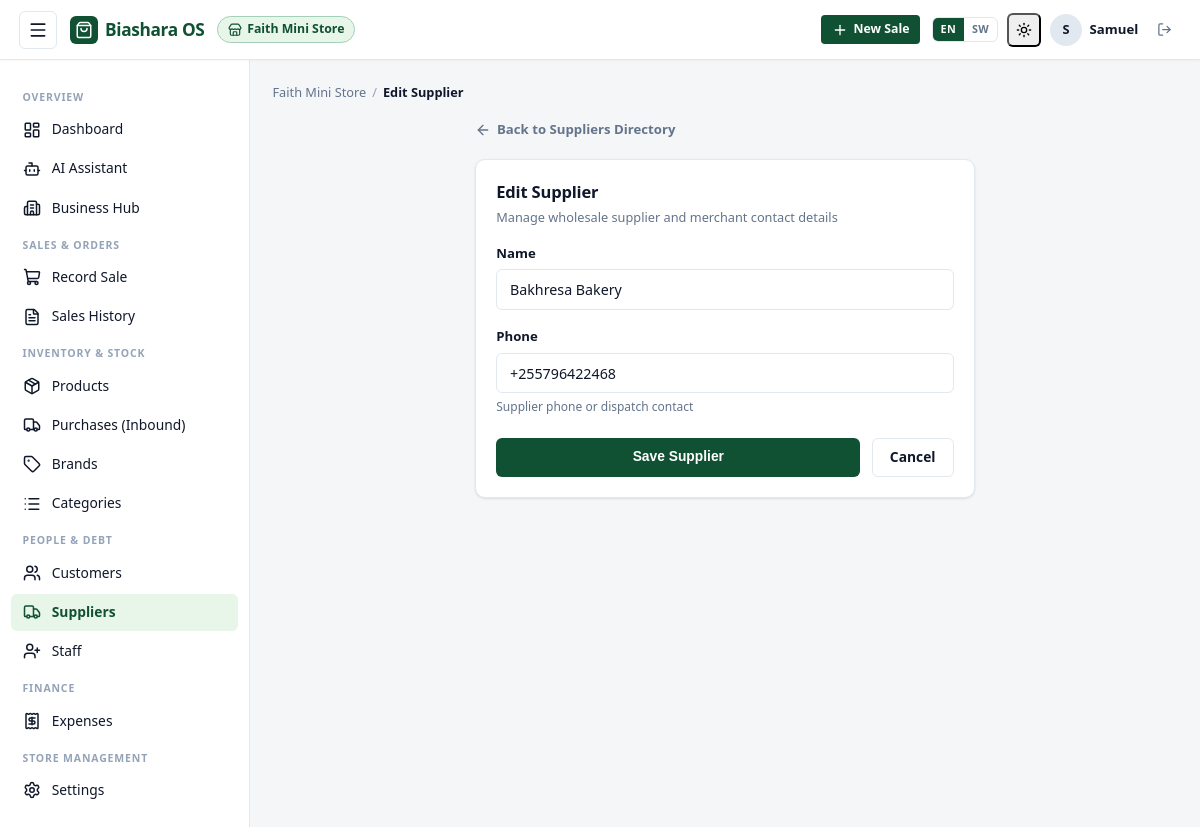
Screenshot of /2/suppliers/1/edit/ (signed in) with the database file from the repository.
### BusinessOs/models.py (models this page shows, shortened)
class Business(models.Model):
    owner = models.ForeignKey(
        settings.AUTH_USER_MODEL,
        on_delete=models.CASCADE,
        related_name="businesses",
    )
    name = models.CharField(max_length=150)
    location = models.CharField(max_length=200, blank=True)
    phone = models.CharField(max_length=20, blank=True)
    created_at = models.DateTimeField(auto_now_add=True)
    class Meta:
        ordering = ["-created_at"]
    def can_record_sales(self, user):
        if user == self.owner:
            return True
        return self.staff.filter(user=user).exists()

class Supplier(models.Model):
    business = models.ForeignKey(Business, on_delete=models.CASCADE, related_name="suppliers")
    name = models.CharField(max_length=150)
    phone = models.CharField(max_length=20, blank=True, null=True)
    created_at = models.DateTimeField(auto_now_add=True)
    class Meta:
        unique_together = ("business", "phone")
        ordering = ["name"]

### BusinessOs/views.py (the view, shortened to what this page needs)
# urls.py: path("<int:business_id>/suppliers/<int:pk>/edit/", views.SupplierUpdateView.as_view(), name="supplier_update"),
class SupplierUpdateView(BusinessAccessMixin, UpdateView):
    model = Supplier
    form_class = SupplierForm
    template_name = "sales/supplier_form.html"
    def get_form_kwargs(self):
        kwargs = super().get_form_kwargs()
        kwargs["business"] = self.business
        return kwargs
    def get_queryset(self):
        return self.business.suppliers.all()

### BusinessOs/forms.py
class SupplierForm(_PersonForm):
    class Meta:
        model = Supplier
        fields = ["name", "phone"]
        widgets = {
            "name": forms.TextInput(attrs=TEXT_ATTRS),
            "phone": forms.TextInput(attrs={**TEXT_ATTRS, "placeholder": "e.g. 0712345678"}),
        }

### BusinessOs/context_processors.py (called while the page is built)
def biashara_i18n(request):
    lang = request.session.get("biashara_lang") or request.session.get("_language")
    if not lang:
        lang = request.COOKIES.get("biashara_lang") or request.COOKIES.get("django_language")
    if not lang:
        lang = translation.get_language() or "en"
    if lang.startswith("sw"):
        lang = "sw"
    else:
        lang = "en"
    return {
        "current_lang": lang,
        "is_swahili": (lang == "sw"),
        "translations_sw_json": json.dumps(TRANSLATIONS_SW) if lang == "sw" else "{}",
    }

### BusinessOs/views.py (called while the page is built)
    def dispatch(self, request, *args, **kwargs):
        self.business = get_object_or_404(Business, pk=kwargs["business_id"])
        if not self.business.can_record_sales(request.user):
            raise PermissionDenied("You are not authorized for this business.")
        return super().dispatch(request, *args, **kwargs)

    def get_context_data(self, **kwargs):
        ctx = super().get_context_data(**kwargs)
        ctx["business"] = self.business
        return ctx

### BusinessOs/templates/sales/supplier_form.html (shortened to what this page needs)
{% extends "sales/base.html" %}
{% block crumb %}{% if supplier %}Edit Supplier{% else %}New Supplier{% endif %}{% endblock %}
{% block content %}
<div style="max-width: 500px; margin: 0.5rem auto 0;">
  <a href="{% url 'supplier_list' business.id %}" class="back-link" style="display:inline-flex; align-items:center; gap:0.4rem; font-size:0.88rem; font-weight:600; color:var(--color-text-muted); text-decoration:none;">
    <i data-lucide="arrow-left" style="width:16px;height:16px;"></i>
    Back to Suppliers Directory
  </a>
</div>
<div class="card" style="max-width: 500px; margin: 0.5rem auto 1.5rem;">
  <div class="card-header">
    <div>
      <h1 class="card-title">{% if supplier %}Edit Supplier{% else %}Add New Supplier{% endif %}</h1>
      <div class="card-subtitle">Manage wholesale supplier and merchant contact details</div>
    </div>
  </div>
  <form method="post" novalidate>
    <div class="form-group {% if form.name.errors %}has-error{% endif %}">
      <label for="{{ form.name.id_for_label }}">{{ form.name.label }}</label>
      {{ form.name }}
    </div>
    <div class="form-group {% if form.phone.errors %}has-error{% endif %}">
      <label for="{{ form.phone.id_for_label }}">{{ form.phone.label }}</label>
      {{ form.phone }}
      <div class="form-help">Supplier phone or dispatch contact</div>
    </div>
    <div style="display:flex; gap:0.75rem; margin-top:1.5rem;">
      <button type="submit" class="btn btn-primary" style="flex:1;">Save Supplier</button>
      <a href="{% url 'supplier_list' business.id %}" class="btn btn-secondary">Cancel</a>
    </div>
  </form>
</div>
{% endblock %}

### BusinessOs/templates/sales/base.html (shortened to what this page needs)
{% load static %}<!DOCTYPE html>
<html lang="{{ current_lang|default:'en' }}" x-data="{ sidebarOpen: false }" :class="{ 'sidebar-mobile-open': sidebarOpen }">
<head>
  <link rel="stylesheet" href="{% static 'sales/css/style.css' %}?v=3.1">
</head>
<body>
<div class="app-wrapper">
  <header class="topbar">
    <div class="topbar-inner">
      <div class="topbar-left">
        {% if business %}
        <button type="button" class="menu-toggle-btn" @click="sidebarOpen = !sidebarOpen" aria-label="Toggle navigation drawer">
          <i data-lucide="menu" style="width:20px;height:20px;"></i>
        </button>
        {% endif %}
        <a href="{% url 'business_list' %}" class="brand-badge">
          <div class="brand-icon">
            <i data-lucide="shopping-bag" style="width:18px;height:18px;"></i>
          </div>
          <span class="brand-title">Biashara OS</span>
        </a>
        {% if business %}
        <a href="{% url 'business_detail' business.id %}" class="business-tag" title="{{ business.name }}">
          <i data-lucide="store" style="width:14px;height:14px;flex-shrink:0;"></i>
          <span>{{ business.name }}</span>
        </a>
        {% endif %}
      </div>
      <div class="topbar-right">
        {% if business %}
        <a href="{% url 'record_sale' business.id %}" class="btn btn-primary btn-sm desktop-only-btn" style="display:inline-flex;align-items:center;gap:0.4rem;">
          <i data-lucide="plus" style="width:16px;height:16px;"></i>
          <span>{% if is_swahili %}Mauzo Mapya{% else %}New Sale{% endif %}</span>
        </a>
        {% endif %}
        {% if user.is_authenticated %}
        <div class="topbar-user-group">
          <div class="lang-switcher">
            <a href="{% url 'set_language' %}?lang=en"
               class="lang-btn {% if current_lang != 'sw' %}lang-btn--active{% endif %}"
               title="English">EN</a>
            <a href="{% url 'set_language' %}?lang=sw"
               class="lang-btn {% if current_lang == 'sw' %}lang-btn--active{% endif %}"
               title="Kiswahili">SW</a>
          </div>
          <button type="button" class="theme-toggle-btn icon-btn" title="Toggle dark / light mode"
                  onclick="toggleTheme()">
            <i data-lucide="sun" class="theme-icon-light" style="width:16px;height:16px;"></i>
          </button>
          <div class="user-badge" title="{{ user.get_full_name|default:user.username }}">
            <div class="user-avatar">{{ user.username|slice:":1"|upper }}</div>
            <span class="user-name">{{ user.username }}</span>
          </div>
          <form method="post" action="{% url 'logout' %}" style="margin:0;">
            <button type="submit" class="btn btn-ghost btn-sm icon-btn" title="{% if is_swahili %}Toka{% else %}Sign out{% endif %}">
              <i data-lucide="log-out" style="width:15px;height:15px;"></i>
            </button>
          </form>
        </div>
        {% endif %}
      </div>
    </div>
  </header>
  <div class="app-container">
    {% if business %}
    <aside class="app-sidebar" :class="{ 'drawer-open': sidebarOpen }">
      <div class="sidebar-scroll">
        <div class="nav-section-title">{% if is_swahili %}Muhtasari{% else %}Overview{% endif %}</div>
        <ul class="sidebar-nav">
          <li class="nav-item {% if request.resolver_match.url_name == 'business_dashboard' %}active{% endif %}">
            <a href="{% url 'business_dashboard' business.id %}">
              <i data-lucide="layout-dashboard"></i>
              {% if is_swahili %}Dashibodi{% else %}Dashboard{% endif %}
            </a>
          </li>
          <li class="nav-item {% if 'assistant' in request.path %}active{% endif %}">
            <a href="{% url 'assistant:chat_page' business.id %}">
              <i data-lucide="bot"></i>
              {% if is_swahili %}Msaidizi wa AI{% else %}AI Assistant{% endif %}
            </a>
          </li>
          <li class="nav-item {% if request.resolver_match.url_name == 'business_detail' or request.resolver_match.url_name == 'business_update' %}active{% endif %}">
            <a href="{% url 'business_detail' business.id %}">
              <i data-lucide="building-2"></i>
              {% if is_swahili %}Kituo cha Biashara{% else %}Business Hub{% endif %}
            </a>
          </li>
        </ul>
        <div class="nav-section-title">{% if is_swahili %}Mauzo na Maagizo{% else %}Sales &amp; Orders{% endif %}</div>
        <ul class="sidebar-nav">
          <li class="nav-item {% if request.resolver_match.url_name == 'record_sale' %}active{% endif %}">
            <a href="{% url 'record_sale' business.id %}">
              <i data-lucide="shopping-cart"></i>
              {% if is_swahili %}Rekodi Mauzo{% else %}Record Sale{% endif %}
            </a>
          </li>
          <li class="nav-item {% if request.resolver_match.url_name == 'sale_list' or request.resolver_match.url_name == 'sale_detail' %}active{% endif %}">
            <a href="{% url 'sale_list' business.id %}">
              <i data-lucide="file-text"></i>
              {% if is_swahili %}Historia ya Mauzo{% else %}Sales History{% endif %}
            </a>
          </li>
        </ul>
        <div class="nav-section-title">{% if is_swahili %}Bidhaa na Stoo{% else %}Inventory &amp; Stock{% endif %}</div>
        <ul class="sidebar-nav">
          <li class="nav-item ">
            <a href="{% url 'product_list' business.id %}">
              <i data-lucide="package"></i>
              {% if is_swahili %}Bidhaa{% else %}Products{% endif %}
            </a>
          </li>
          <li class="nav-item {% if request.resolver_match.url_name == 'purchase_list' or request.resolver_match.url_name == 'record_purchase' or request.resolver_match.url_name == 'purchase_detail' %}active{% endif %}">
            <a href="{% url 'purchase_list' business.id %}">
              <i data-lucide="truck"></i>
              {% if is_swahili %}Ununuzi wa Bidhaa{% else %}Purchases (Inbound){% endif %}
            </a>
          </li>
          <li class="nav-item {% if request.resolver_match.url_name == 'brand_list' or request.resolver_match.url_name == 'brand_create' %}active{% endif %}">
            <a href="{% url 'brand_list' business.id %}">
              <i data-lucide="tag"></i>
              {% if is_swahili %}Chapa{% else %}Brands{% endif %}
            </a>
          </li>
          <li class="nav-item {% if request.resolver_match.url_name == 'category_list' or request.resolver_match.url_name == 'category_create' %}active{% endif %}">
            <a href="{% url 'category_list' business.id %}">
              <i data-lucide="list"></i>
              {% if is_swahili %}Makundi{% else %}Categories{% endif %}
            </a>
          </li>
        </ul>
        <div class="nav-section-title">{% if is_swahili %}Watu na Madeni{% else %}People &amp; Debt{% endif %}</div>
        <ul class="sidebar-nav">
          <li class="nav-item {% if request.resolver_match.url_name == 'customer_list' or request.resolver_match.url_name == 'customer_create' or request.resolver_match.url_name == 'customer_update' %}active{% endif %}">
            <a href="{% url 'customer_list' business.id %}">
              <i data-lucide="users"></i>
              {% if is_swahili %}Wateja{% else %}Customers{% endif %}
            </a>
          </li>
          <li class="nav-item {% if request.resolver_match.url_name == 'supplier_list' or request.resolver_match.url_name == 'supplier_create' or request.resolver_match.url_name == 'supplier_update' %}active{% endif %}">
            <a href="{% url 'supplier_list' business.id %}">
              <i data-lucide="truck"></i>
              {% if is_swahili %}Wasambazaji{% else %}Suppliers{% endif %}
            </a>
          </li>
          {% if business.owner_id == request.user.id %}
          <li class="nav-item {% if request.resolver_match.url_name == 'staff_list' or request.resolver_match.url_name == 'staff_create' %}active{% endif %}">
            <a href="{% url 'staff_list' business.id %}">
              <i data-lucide="user-plus"></i>
              {% if is_swahili %}Wafanyakazi{% else %}Staff{% endif %}
            </a>
          </li>
          {% endif %}
        </ul>
        <div class="nav-section-title">{% if is_swahili %}Fedha na Hesabu{% else %}Finance{% endif %}</div>
        <ul class="sidebar-nav">
          <li class="nav-item {% if request.resolver_match.url_name == 'expense_list' or request.resolver_match.url_name == 'expense_create' or request.resolver_match.url_name == 'expense_update' %}active{% endif %}">
            <a href="{% url 'expense_list' business.id %}">
              <i data-lucide="receipt"></i>
              {% if is_swahili %}Matumizi{% else %}Expenses{% endif %}
            </a>
          </li>
        </ul>
        <div class="nav-section-title">{% if is_swahili %}Usimamizi wa Duka{% else %}Store Management{% endif %}</div>
        <ul class="sidebar-nav">
          <li class="nav-item {% if request.resolver_match.url_name == 'business_settings' %}active{% endif %}">
            <a href="{% url 'business_settings' business.id %}">
              <i data-lucide="settings"></i>
              {% if is_swahili %}Mipangilio{% else %}Settings{% endif %}
            </a>
          </li>
        </ul>
      </div>
    </aside>
    {% endif %}
    <main class="app-main">
      {% if business %}
      <nav class="breadcrumb-trail" aria-label="Breadcrumb">
        <a href="{% url 'business_dashboard' business.id %}">{{ business.name }}</a>
        <span class="breadcrumb-sep">/</span>
        <span class="breadcrumb-current">{% block crumb %}Overview{% endblock %}</span>
      </nav>
      {% endif %}
      {% block content %}{% endblock %}
    </main>
  </div>
</div>
</body>
</html>

### rows the page displays
Business: name "Faith Mini Store"
Supplier: name "Bakhresa Bakery", phone "+255796422468"

### other values shown
{{ user.username|slice:":1"|upper }} "S"
{{ user.username }} "Samuel"
